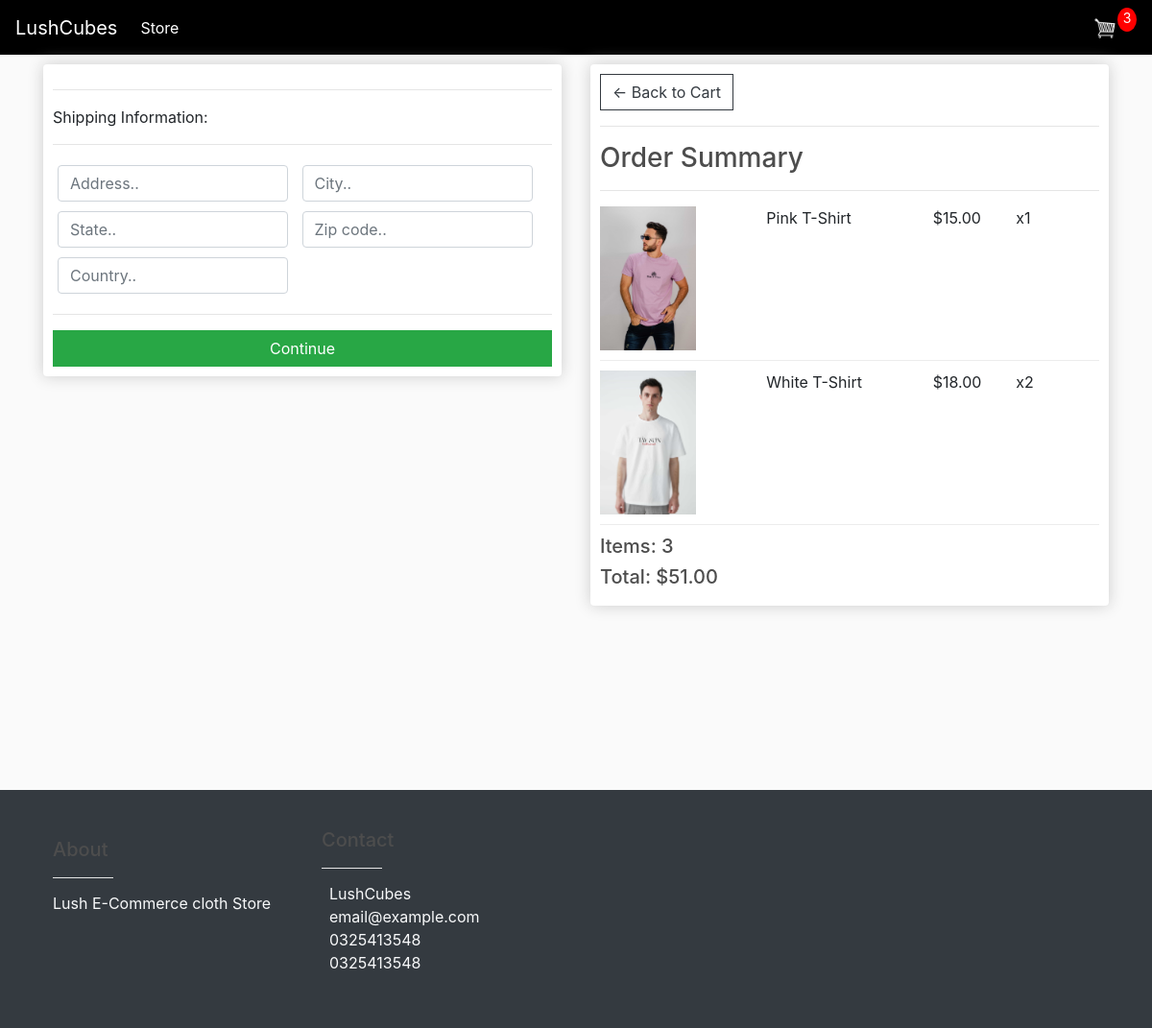
Screenshot of /checkout/ (signed in) with the database file from the repository.
### core/models.py (models this page shows, shortened)
class OrderItem(models.Model):
    product = models.ForeignKey(Product,on_delete=models.SET_NULL,null=True)
    order = models.ForeignKey(Order,on_delete=models.SET_NULL,null=True)
    quantity = models.IntegerField(default=0,null=True,blank=True)
    date_added = models.DateTimeField(auto_now_add=True)
    @property
    def get_total(self):
        total = self.product.price * self.quantity
        return total

class Product(models.Model):
    name = models.CharField(max_length=200)
    price = models.DecimalField(max_digits=7,decimal_places=2)
    digital = models.BooleanField(default=False,null=True,blank=True)
    image = models.ImageField(null=True,blank=True)
    catagory = models.CharField(choices=CATEGORY_CHOICES,max_length=3,null=True,blank=True)
    @property
    def imageUrl(self):
        try:
            url = self.image.url
        except:
            url = ""
        return url

class Order(models.Model):
    customer = models.ForeignKey(Customer,on_delete=models.SET_NULL,null=True,blank=True)
    date_ordered = models.DateTimeField(auto_now_add=True)
    complete = models.BooleanField(default=False)
    transaction_id = models.CharField(max_length=100,null=True)
    @property
    def shipping(self):
        shipping = False
        orderitems = self.orderitem_set.all()
        for i in orderitems:
            if i.product.digital == False:
              shipping = True
        return shipping
    @property
    def get_cart_total(self):
        orderitems = self.orderitem_set.all()
        total = sum([item.get_total for item in orderitems])
        return total
    @property
    def get_cart_items(self):
        orderitems = self.orderitem_set.all()
        total = sum([item.quantity for item in orderitems])
        return total

### core/views.py (the view)
# urls.py: path('checkout/', views.checkout, name="checkout"),
def checkout(request):
    data = cartData(request)
    cartItems = data['cartItems']
    order = data['order']
    items = data['items']
    context = {'items':items,'order':order,'cartItems':cartItems}
    return render(request,'core/checkout.html',context)

### core/utils.py (called while the page is built)
def cartData(request):
     if request.user.is_authenticated:
        cust = request.user.customer
        order,created = Order.objects.get_or_create(customer=cust,complete=False)
        items = order.orderitem_set.all()
        cartItems = order.get_cart_items
     else:
        cookieData = cookieCart(request)
        cartItems = cookieData['cartItems']
        order = cookieData['order']
        items = cookieData['items']
     return {'cartItems':cartItems,'order':order,'items':items}

### core/templates/core/checkout.html (shortened to what this page needs)
{% extends 'core/main.html' %}
{% load static %}
{% block content %}
<div class="row">
	<div class="col-lg-6">
		<div class="box-element" id="form-wrapper">
			<form id="form">
				<div id="shipping-info">
					<hr>
					<p>Shipping Information:</p>
					<hr>
					<div class="form-field">
						<input class="form-control" type="text" name="address" placeholder="Address..">
					</div>
					<div class="form-field">
						<input class="form-control" type="text" name="city" placeholder="City..">
					</div>
					<div class="form-field">
						<input class="form-control" type="text" name="state" placeholder="State..">
					</div>
					<div class="form-field">
						<input class="form-control" type="text" name="zipcode" placeholder="Zip code..">
					</div>
					<div class="form-field">
						<input class="form-control" type="text" name="country" placeholder="Country..">
					</div>
				</div>
				<hr>
				<input id="form-button" class="btn btn-success btn-block" type="submit" value="Continue">
			</form>
		</div>
		<br>
	</div>
	<div class="col-lg-6">
		<div class="box-element">
			<a class="btn btn-outline-dark" href="{% url 'cart' %}">&#x2190; Back to Cart</a>
			<hr>
			<h3>Order Summary</h3>
			<hr>
			{% for item in items %}
			<div class="cart-row">
				<div style="flex:2"><img class="row-image" src="{{item.product.imageUrl}}"></div>
				<div style="flex:2">
					<p>{{item.product.name}}</p>
				</div>
				<div style="flex:1">
					<p>${{item.product.price}}</p>
				</div>
				<div style="flex:1">
					<p>x{{item.quantity}}</p>
				</div>
			</div>
			{% endfor %}
			<h5>Items: {{order.get_cart_items}}</h5>
			<h5>Total: ${{order.get_cart_total}}</h5>
		</div>
	</div>
</div>
<br>
<br>
<br>
<br>
<br>
<br>
{% endblock content %}

### static/css/main.css (style rules this page uses)
body { background-color: hsl(0, 0%, 98%); }
h1,h2,h3,h4,h5,h6 { color:hsl(0, 0%, 30%); }
.box-element { box-shadow:hsl(0, 0%, 80%) 0 0 16px; background-color: #fff; border-radius: 4px; padding: 10px; }
.col-lg-4, .col-lg-6, .col-lg-8, .col-lg-12 { margin-top: 10px; }
.btn { border-radius: 0; }
.row-image { width: 100px; }
.form-field { width:250px; display: inline-block; padding: 5px; }
.cart-row { display: flex; align-items: flex-stretch; padding-bottom: 10px; margin-bottom: 10px; border-bottom: 1px solid #ececec; }

### rows the page displays
OrderItem: product.imageUrl (picture), product.name "Pink T-Shirt", product.price "15.00", quantity "1"
OrderItem: product.imageUrl (picture), product.name "White T-Shirt", product.price "18.00", quantity "2"
Order: get_cart_items "3", get_cart_total "51.00"

### other values shown
{{ cartItems }} "3"
